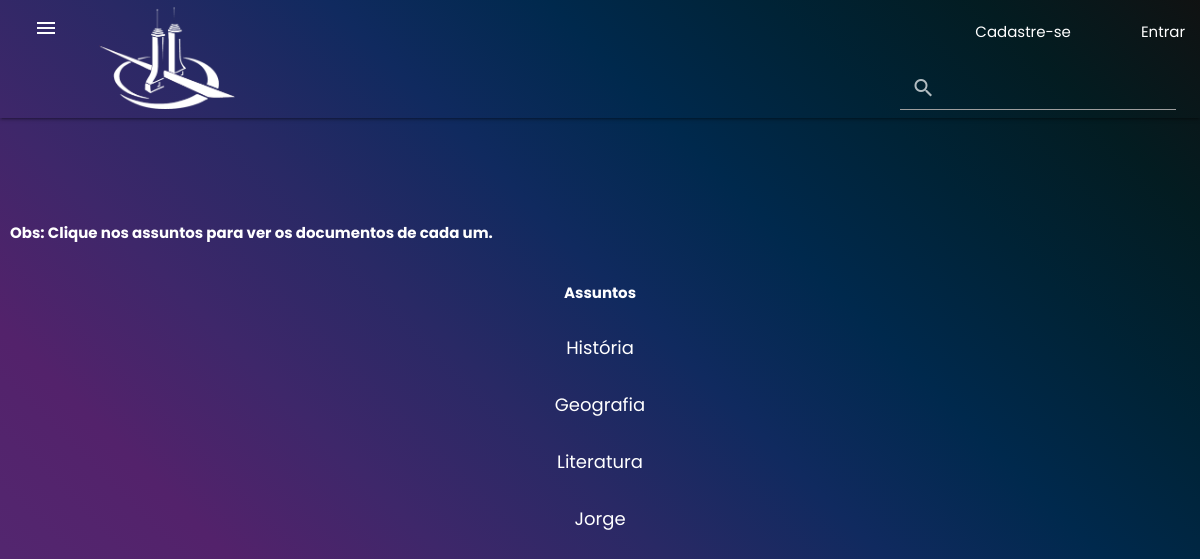
The app's page /Topicos/topicos.php, older data.
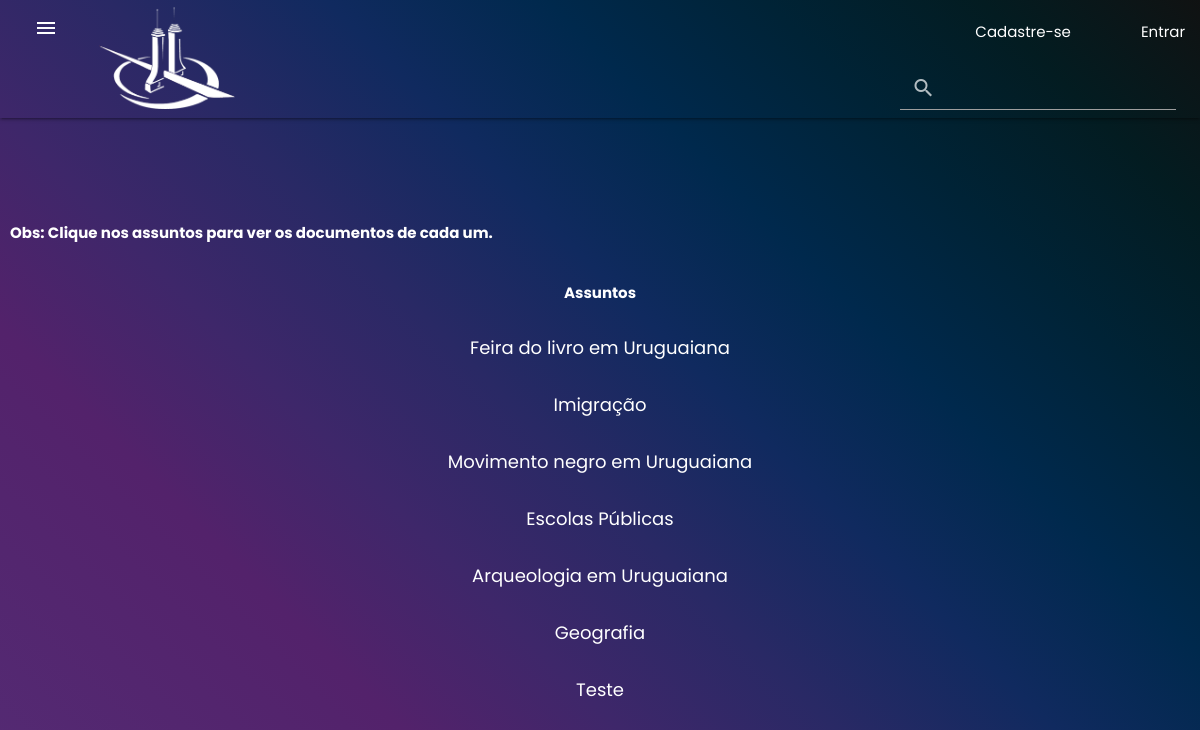
The same page, newer data.
### tables this page shows
CREATE TABLE `topicos` (
  `idTop` int(11) NOT NULL,
  `tituloTop` varchar(255) NOT NULL
);

### Topicos/topicos.php (the view, shortened to what this page needs)
<!DOCTYPE html>
<?php
require_once "../interfaces/header.php";
include('../funcoes.php');
$sql = "SELECT * FROM `topicos`";
$result = mysqli_query($conexao, $sql);
$topicos = mysqli_fetch_all($result, MYSQLI_ASSOC);
?>
<main>
     <br>
     <br>
     <span class="aviso">Obs: Clique nos assuntos para ver os documentos de cada um.</span>
     <br><br>
     <table class="TabelaTopicos ">
          <thead>
               <th class="center">Assuntos</th>
          </thead>
          <tbody>
               <?php foreach ($topicos as $topico) {
                    if ($topico['tituloTop'] != "-") { ?>
                         <tr>
                              <td class="center"><a class="white-text LinkTopico" href=" ../Documentos/buscaTopicos.php?idTopico=<?= $topico['idTop'] ?>"><?= $topico['tituloTop'] ?></a></td>
                         </tr>
               <?php
                    }
               } ?>
          </tbody>
     </table>
</main>
<?php require_once "../interfaces/footer.php"; ?>
</body>
</html>

### interfaces/header.php (shortened to what this page needs)
<!DOCTYPE html>
<html lang="pt-br">
<head>
  <link type="text/css" rel="stylesheet" href="../css/materialize.css" media="screen,projection" />
  <link rel="stylesheet" href="../OwlCarousel/dist/assets/owl.carousel.min.css">
  <link rel="stylesheet" href="../OwlCarousel/dist/assets/owl.theme.default.min.css">
</head>
<div class="navbar-fixed">
  <nav class="nav-extended transparent">
    <button href="#" data-target="slide-out" class="sidenav-trigger btn-flat"><i class="material-icons white-text">menu</i></button>
    <div class="nav-wrapper">
      <a href="../Inicio/listaDocs.php"><img class="left white-text logo" width=150px src="../Imagens/LogoTCC.png"> </a>
      <ul class="right hide-on-med">
        <?php if (!isset($_SESSION['id_usuario'])) { ?>
          <li><a class="buttonUser" href="../usuarios/cadastrouser.php">Cadastre-se</a></li>
          <li><a class="buttonUser" href="../usuarios/telalogin.php">Entrar</a></li>
        <?php } else {  ?>
          <li><a class="buttonUser" href="../usuarios/logout.php"><i class="material-icons"> logout </i></a></li>
        <?php  } ?>
      </ul>
    </div>
    <div style="max-width:20%;margin-left:75%" class="nav-content">
      <form action="../Inicio/listaDocs.php" method="get">
        <div class="input-field">
          <input class="barraPesquisa black-text" name="busca" id="search" type="search" required>
          <label class="label-icon lupa" for="search"><i class="material-icons">search</i></label>
        </div>
      </form>
    </div>
  </nav>
</div>
<body>
  <br><br><br><br>

### interfaces/footer.php (shortened to what this page needs)
</body>
</html>

### Topicos/topicos.php (style rules this page uses)
table, tr, td { border: none !important; }
.LinkTopico { text-decoration: none; font-size: large; }
.aviso { padding: 10px; border-radius: 10px; font-weight: bold; }
body { color: white !important; }

### interfaces/header.php (style rules this page uses)
* { font-family: 'Poppins', sans-serif; scroll-behavior: smooth; }
body { display: flex; min-height: 150vh; flex-direction: column; background-image: linear-gradient(to right top, #54317a, #542d76, #542a73, #53266f, #53226b, #3e276a, #292965, #102a5f, #00294d, #002336, #031c21, #101212); }
main { flex: 1 0 auto; }
.buttonUser { margin-left: 40px; }
.barraPesquisa { padding-left: 15% !important; border-top-left-radius: 5px !important; border-top-right-radius: 5px !important; }
.transparent { transition: 0.3s; background-color: transparent; }
.logo { padding: 7px; }
.lupa { margin-top: -1.5% !important; margin-left: -1.5%; }

Row changes from the older to the newer data that the page shows:
removed topicos: tituloTop "História"
removed topicos: tituloTop "Literatura"
removed topicos: tituloTop "Jorge"
added topicos: tituloTop "Feira do livro em Uruguaiana"
added topicos: tituloTop "Imigração"
added topicos: tituloTop "Movimento negro em Uruguaiana"
added topicos: tituloTop "Escolas Públicas"
added topicos: tituloTop "Arqueologia em Uruguaiana"
added topicos: tituloTop "Teste"
